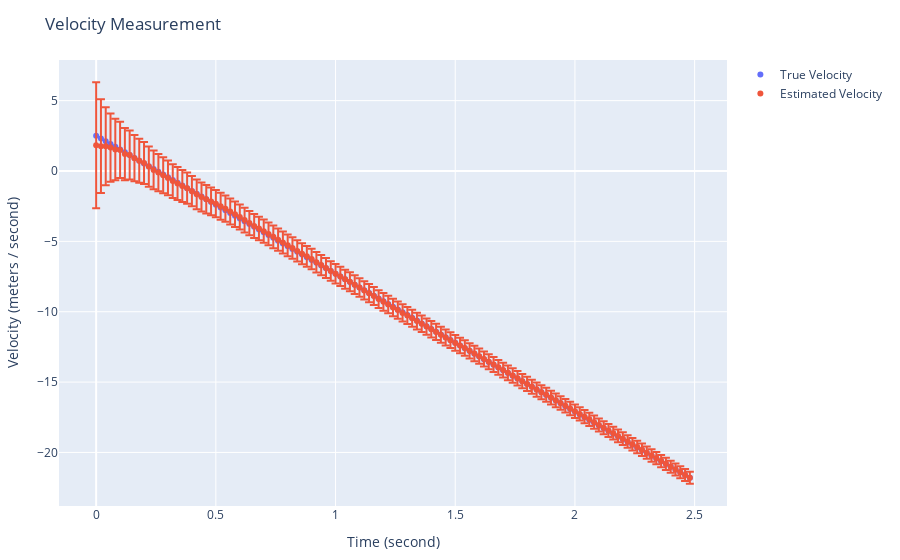

Here is the notebook cell this chart was saved with:
### Markdown cell above
Plot the true and estimated velocity

### Code cell
plot(
    [
        # True velocity
        scatter(
            mode="markers",
            x=time_axis_sec,
            y=true_state_fcn_time[2, :],
            name="True Velocity"
        ),
        # Estimated velocity
        scatter(
            mode="markers",
            x=time_axis_sec,
            y=[s.state[2] for s in states_fcn_time],
            error_y=attr(
                type="data",
                array=[sqrt(s.cov[2, 2]) for s in states_fcn_time]
            ),
            name="Estimated Velocity"
        )
    ],
    Layout(
        title="Velocity Measurement",
        xaxis_title="Time (second)",
        yaxis_title="Velocity (meters / second)",
        legend_title="Legend Title",
    ),
    config=PlotConfig(scrollZoom=true)
)
